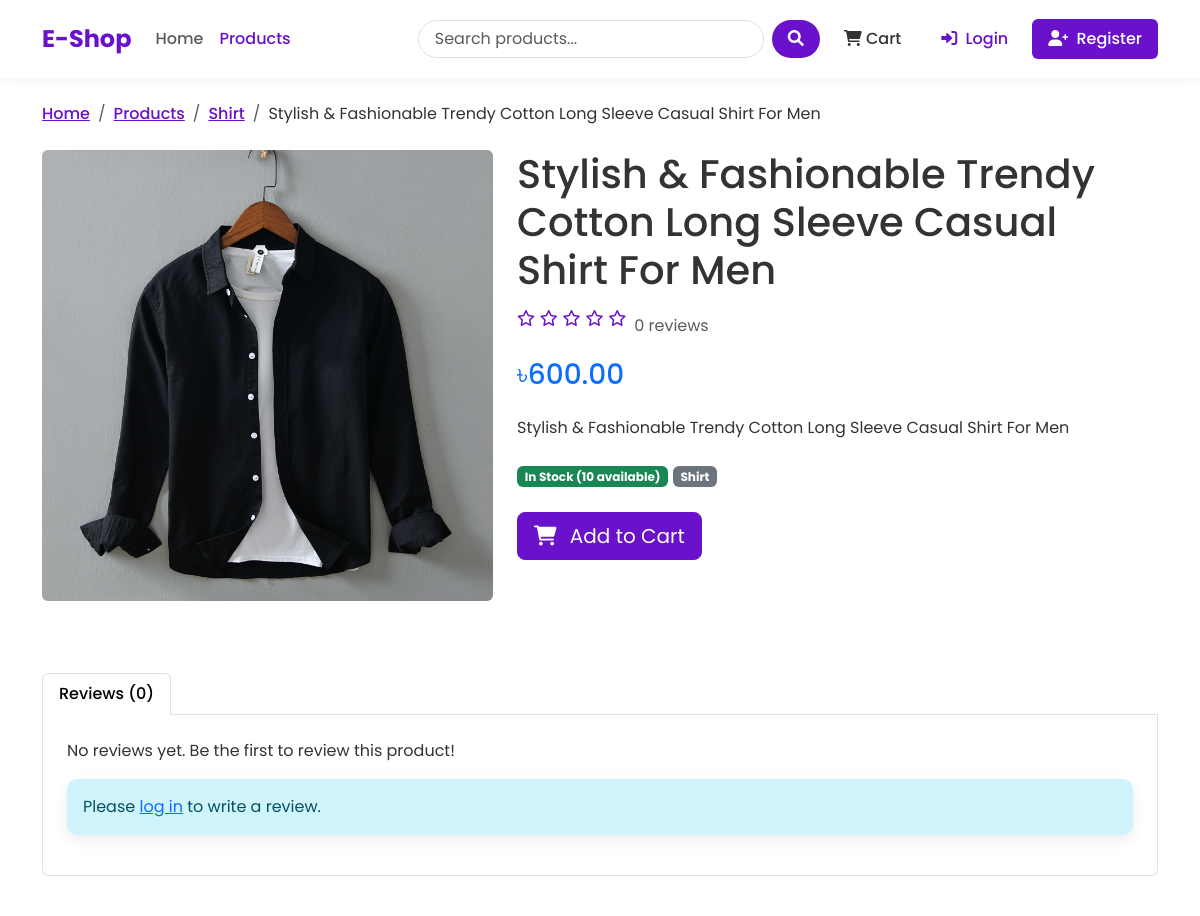
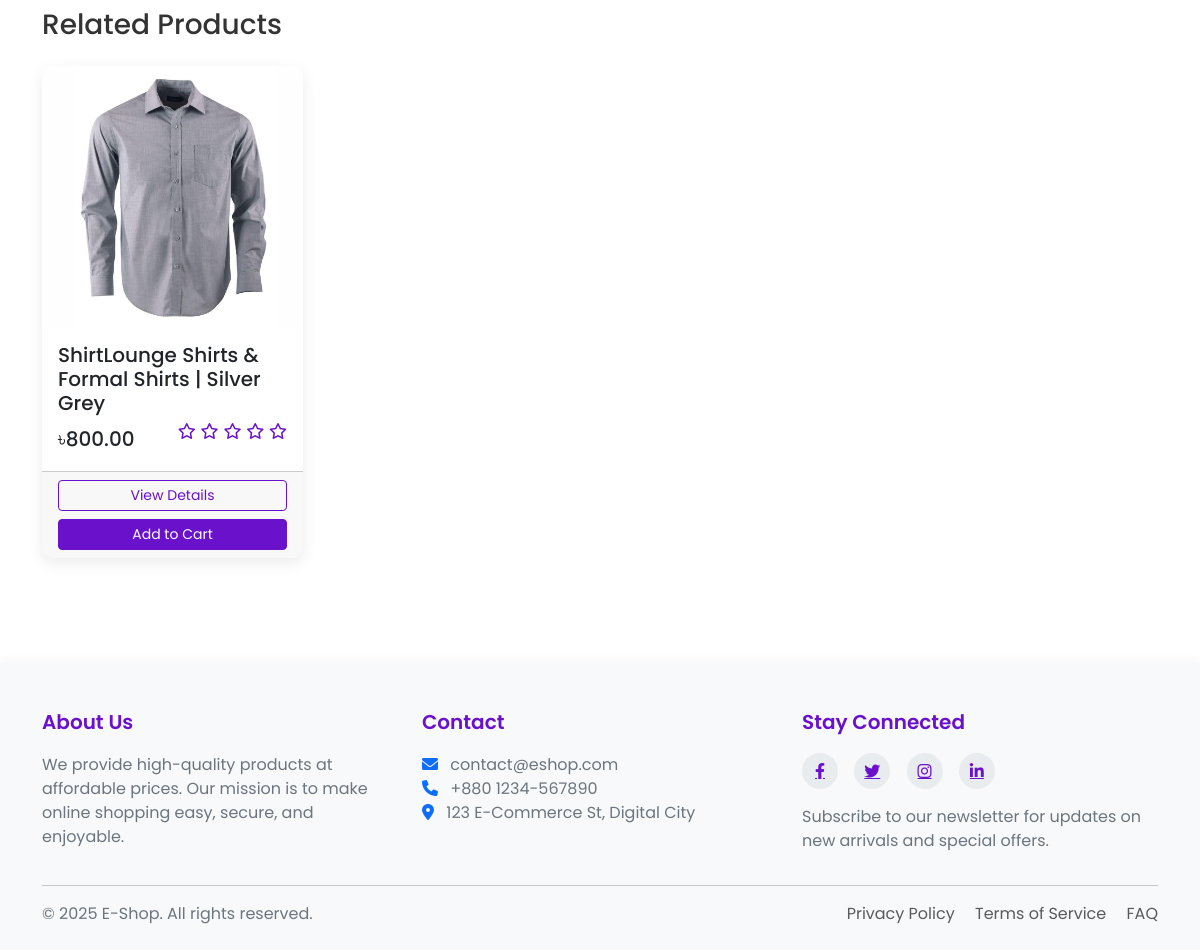
Page /products/detail/stylish-fashionable-trendy-cotton-long-sleeve-casual-shirt-for-men/ on the committed database (2 pictures, top to bottom).
### shop/models.py (models this page shows, shortened)
class Product(models.Model):
    name = models.CharField(max_length=100)
    slug = models.SlugField(max_length=100, unique=True)
    category = models.ForeignKey(Category, on_delete=models.CASCADE, related_name ='products')
    description = models.TextField()
    price = models.DecimalField(max_digits=10, decimal_places=2)
    stock = models.PositiveIntegerField(default=1)
    available =  models.BooleanField(default=True)
    created_at = models.DateTimeField(auto_now_add=True)
    updated_at = models.DateTimeField(auto_now=True)
    image = models.ImageField(upload_to= 'products/%Y/%m/%d') # Product will save as (25-02-2025)

class Category(models.Model):
    name = models.CharField(max_length=100)
    slug = models.SlugField(max_length=100, unique=True)
    description = models.TextField(blank= True)
    class Meta:
        verbose_name_plural = 'Categories'

### shop/views.py (the view)
# urls.py: path('products/detail/<slug:slug>/', views.product_detail, name="product_detail"),
def product_detail(request, slug):
    product = get_object_or_404(models.Product, slug = slug , available = True)
    related_products = models.Product.objects.filter(category = product.category).exclude(id= product.id)
    user_rating = None
    if request.user.is_authenticated:
        try:
            user_rating = models.Rating.objects.get(product= product, user= request.user)
        except models.Rating.DoesNotExist:
            pass
    rating_form = RatingForm(instance=user_rating)
    context = {
        'product': product,
        'related_products': related_products,
        'user_rating': user_rating,
        'rating_form': rating_form,
    }
    return render(request, 'shop/product_detail.html', context)

### shop/forms.py
class RatingForm(forms.ModelForm):
    class Meta:
        model = Rating
        fields = ['rating', 'comment']
        widgets = {
            'rating': forms.Select(choices=[(i,i) for i in range(1,6)]),
            'comment': forms.Textarea(attrs={'rows':4})
        }

### shop/context_processors.py (called while the page is built)
def cart_items_count(request):
    if request.user.is_authenticated:
        try:
            cart = Cart.objects.get(user = request.user)
            return {'cart_items_count': cart.get_total_item()}
        except Cart.DoesNotExist:
            return {'cart_items_count': 0}
    return {'cart_items_count': 0}

### templates/shop/product_detail.html (shortened to what this page needs)
{% extends 'base.html' %}
{% block content %}
<nav aria-label="breadcrumb">
    <ol class="breadcrumb">
        <li class="breadcrumb-item"><a href="{% url 'home' %}">Home</a></li>
        <li class="breadcrumb-item"><a href="{% url 'product_list' %}">Products</a></li>
        <li class="breadcrumb-item"><a href="{% url 'product_list_by_category' product.category.slug %}">{{ product.category.name }}</a></li>
        <li class="breadcrumb-item active" aria-current="page">{{ product.name }}</li>
    </ol>
</nav>
<div class="row">
    <div class="col-md-5 mb-4">
        {% if product.image %}
        <img src="{{ product.image.url }}" class="img-fluid rounded" alt="{{ product.name }}">
        {% else %}
        <div class="bg-light text-center p-5 rounded">
            <i class="fas fa-image fa-5x text-muted"></i>
        </div>
        {% endif %}
    </div>
    <div class="col-md-7">
        <h1 class="mb-3">{{ product.name }}</h1>
        <div class="d-flex align-items-center mb-3">
            <div class="rating me-2">
                {% for i in "12345" %}
                {% if forloop.counter <= product.average_rating %}
                <i class="fas fa-star"></i>
                {% else %}
                <i class="far fa-star"></i>
                {% endif %}
                {% endfor %}
            </div>
            <span class="text-muted">{{ product.ratings.count }} review{{ product.ratings.count|pluralize }}</span>
        </div>
        <h2 class="h3 text-primary mb-4">৳{{ product.price }}</h2>
        <p class="mb-4">{{ product.description }}</p>
        <div class="mb-4">
            <span class="badge bg-{% if product.stock > 0 %}success{% else %}danger{% endif %}">
                {% if product.stock > 0 %}In Stock ({{ product.stock }} available){% else %}Out of Stock{% endif %}
            </span>
            <span class="badge bg-secondary">{{ product.category.name }}</span>
        </div>
        {% if product.stock > 0 %}
        <form action="{% url 'cart_add' product.id %}" method="post" class="mb-4">
            <button type="submit" class="btn btn-primary btn-lg">
                <i class="fas fa-shopping-cart me-2"></i> Add to Cart
            </button>
        </form>
        {% endif %}
    </div>
</div>
<div class="row mt-5">
    <div class="col-12">
        <ul class="nav nav-tabs" id="productTabs" role="tablist">
            <li class="nav-item" role="presentation">
                <button class="nav-link active" id="reviews-tab" data-bs-toggle="tab" data-bs-target="#reviews"
                        type="button" role="tab" aria-controls="reviews" aria-selected="true">
                    Reviews ({{ product.ratings.count }})
                </button>
            </li>
        </ul>
        <div class="tab-content p-4 border border-top-0 rounded-bottom" id="productTabsContent">
            <div class="tab-pane fade show active" id="reviews" role="tabpanel" aria-labelledby="reviews-tab">
                {% if product.ratings.count > 0 %}
                <div class="mb-4">
                    <h4>Customer Reviews</h4>
                    {% for rating in product.ratings.all %}
                    <div class="card mb-3">
                        <div class="card-body">
                            <div class="d-flex justify-content-between align-items-center mb-2">
                                <h5 class="mb-0">{{ rating.user.username }}</h5>
                                <div class="rating">
                                    {% for i in "12345" %}
                                    {% if forloop.counter <= rating.rating %}
                                    <i class="fas fa-star"></i>
                                    {% else %}
                                    <i class="far fa-star"></i>
                                    {% endif %}
                                    {% endfor %}
                                </div>
                            </div>
                            <p class="text-muted small mb-2">{{ rating.created|date:"F d, Y" }}</p>
                            <p class="mb-0">{{ rating.comment }}</p>
                        </div>
                    </div>
                    {% endfor %}
                </div>
                {% else %}
                <p>No reviews yet. Be the first to review this product!</p>
                {% endif %}
                {% if user.is_authenticated %}
                    {% if user_rating %}
                    <h4>Your Review</h4>
                    <div class="card mb-3">
                        <div class="card-body">
                            <div class="d-flex justify-content-between align-items-center mb-2">
                                <div class="rating">
                                    {% for i in "12345" %}
                                    {% if forloop.counter <= user_rating.rating %}
                                    <i class="fas fa-star"></i>
                                    {% else %}
                                    <i class="far fa-star"></i>
                                    {% endif %}
                                    {% endfor %}
                                </div>
                                <a href="{% url 'rate_product' product.id %}" class="btn btn-sm btn-outline-primary">
                                    Edit Review
                                </a>
                            </div>
                            <p class="mb-0">{{ user_rating.comment }}</p>
                        </div>
                    </div>
                    {% else %}
                    <div class="card">
                        <div class="card-body">
                            <h4>Write a Review</h4>
                            <p>Have you purchased this product? Share your thoughts with other customers!</p>
                            <a href="{% url 'rate_product' product.id %}" class="btn btn-primary">Write a Review</a>
                        </div>
                    </div>
                    {% endif %}
                {% else %}
                <div class="alert alert-info">
                    Please <a href="{% url 'login' %}?next={{ request.path }}">log in</a> to write a review.
                </div>
                {% endif %}
            </div>
        </div>
    </div>
</div>
{% if related_products %}
<div class="row mt-5">
    <div class="col-12">
        <h3 class="mb-4">Related Products</h3>
        <div class="row row-cols-1 row-cols-md-2 row-cols-lg-4 g-4">
            {% for product in related_products %}
            <div class="col">
                <div class="card h-100 product-card">
                    {% if product.image %}
                    <img src="{{ product.image.url }}" class="card-img-top" alt="{{ product.name }}">
                    {% else %}
                    <div class="bg-light text-center p-5">
                        <i class="fas fa-image fa-3x text-muted"></i>
                    </div>
                    {% endif %}
                    <div class="card-body">
                        <h5 class="card-title">{{ product.name }}</h5>
                        <div class="d-flex justify-content-between align-items-center">
                            <span class="h5 mb-0">৳{{ product.price }}</span>
                            <div class="rating">
                                {% for i in "12345" %}
                                {% if forloop.counter <= product.average_rating %}
                                <i class="fas fa-star"></i>
                                {% else %}
                                <i class="far fa-star"></i>
                                {% endif %}
                                {% endfor %}
                            </div>
                        </div>
                    </div>
                    <div class="card-footer">
                        <div class="d-grid gap-2">
                            <a href="{% url 'product_detail' product.slug %}" class="btn btn-sm btn-outline-primary">View Details</a>
                            <form action="{% url 'cart_add' product.id %}" method="post">
                                <button type="submit" class="btn btn-sm btn-primary w-100">Add to Cart</button>
                            </form>
                        </div>
                    </div>
                </div>
            </div>
            {% endfor %}
        </div>
    </div>
</div>
{% endif %}
{% endblock %}

### templates/shop/product_detail.html (style rules this page uses)
.breadcrumb-item a { color: var(--primary-color); font-weight: 500; }
.breadcrumb-item.active { color: var(--text-color); }
.breadcrumb { background-color: transparent; padding: 0; margin-bottom: 1.5rem; }
.rating { display: flex; align-items: center; gap: 0.3rem; margin-bottom: 1rem; }
.rating i { color: var(--primary-color); }

### templates/base.html (style rules this page uses)
:root { --primary-color: #6a11cb; --primary-dark: #5a0cb8; --primary-light: #7c4ddb; --secondary-color: #2575fc; --text-color: #333333; --text-light: #6c757d; --bg-light: #f8f9fa; --border-radius: 10px; --box-shadow: 0 5px 15px rgba(0,0,0,0.08); }
body { font-family: 'Poppins', sans-serif; color: var(--text-color); display: flex; flex-direction: column; min-height: 100vh; }
.nav-link { font-weight: 500; padding: 0.5rem 1rem; transition: all 0.3s ease; }
.product-card { border: none; border-radius: var(--border-radius); overflow: hidden; transition: transform 0.3s, box-shadow 0.3s; box-shadow: var(--box-shadow); }
.rating { color: #ffc107; }
.btn-primary { background-color: var(--primary-color); border-color: var(--primary-color); }
.btn-outline-primary { border-color: var(--primary-color); color: var(--primary-color); }
.alert { border-radius: var(--border-radius); box-shadow: var(--box-shadow); border: none; }

### rows in the picture
Product: category.name "Shirt", name "Stylish & Fashionable Trendy Cotton Long Sleeve Casual Shirt For Men", image (picture), ratings.count "0", price "600.00", description "Stylish & Fashionable Trendy Cotton Long Sleeve Casual Shirt For Men", stock "10"
Product: image (picture), name "ShirtLounge Shirts & Formal Shirts | Silver Grey", price "800.00"
